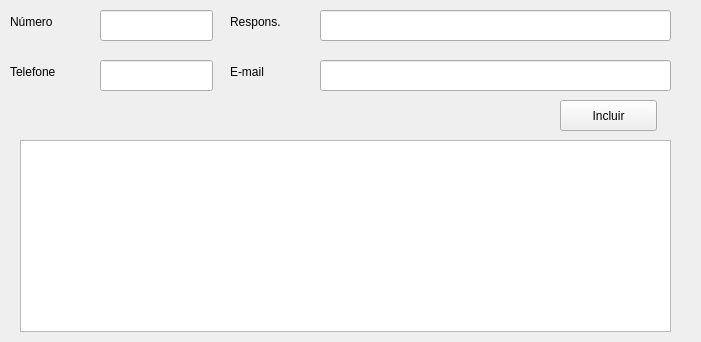
<?xml version="1.0" encoding="UTF-8"?>
<ui version="4.0">
 <class>FormUnidade</class>
 <widget class="QWidget" name="FormUnidade">
  <property name="geometry">
   <rect>
    <x>0</x>
    <y>0</y>
    <width>701</width>
    <height>342</height>
   </rect>
  </property>
  <property name="windowTitle">
   <string>Form</string>
  </property>
  <widget class="QLabel" name="label">
   <property name="geometry">
    <rect>
     <x>10</x>
     <y>10</y>
     <width>75</width>
     <height>23</height>
    </rect>
   </property>
   <property name="text">
    <string>Número</string>
   </property>
  </widget>
  <widget class="QLineEdit" name="numero">
   <property name="geometry">
    <rect>
     <x>100</x>
     <y>10</y>
     <width>113</width>
     <height>31</height>
    </rect>
   </property>
  </widget>
  <widget class="QLabel" name="label_2">
   <property name="geometry">
    <rect>
     <x>230</x>
     <y>10</y>
     <width>75</width>
     <height>23</height>
    </rect>
   </property>
   <property name="text">
    <string>Respons.</string>
   </property>
  </widget>
  <widget class="QLineEdit" name="nome">
   <property name="geometry">
    <rect>
     <x>320</x>
     <y>10</y>
     <width>351</width>
     <height>31</height>
    </rect>
   </property>
  </widget>
  <widget class="QLineEdit" name="telefone">
   <property name="geometry">
    <rect>
     <x>100</x>
     <y>60</y>
     <width>113</width>
     <height>31</height>
    </rect>
   </property>
  </widget>
  <widget class="QLabel" name="label_3">
   <property name="geometry">
    <rect>
     <x>10</x>
     <y>60</y>
     <width>75</width>
     <height>23</height>
    </rect>
   </property>
   <property name="text">
    <string>Telefone</string>
   </property>
  </widget>
  <widget class="QLabel" name="label_4">
   <property name="geometry">
    <rect>
     <x>230</x>
     <y>60</y>
     <width>75</width>
     <height>23</height>
    </rect>
   </property>
   <property name="text">
    <string>E-mail</string>
   </property>
  </widget>
  <widget class="QLineEdit" name="email">
   <property name="geometry">
    <rect>
     <x>320</x>
     <y>60</y>
     <width>351</width>
     <height>31</height>
    </rect>
   </property>
  </widget>
  <widget class="QTableWidget" name="tabela">
   <property name="geometry">
    <rect>
     <x>20</x>
     <y>140</y>
     <width>651</width>
     <height>192</height>
    </rect>
   </property>
  </widget>
  <widget class="QPushButton" name="pushButton">
   <property name="geometry">
    <rect>
     <x>560</x>
     <y>100</y>
     <width>97</width>
     <height>31</height>
    </rect>
   </property>
   <property name="text">
    <string>Incluir</string>
   </property>
  </widget>
 </widget>
 <resources/>
 <connections/>
</ui>
